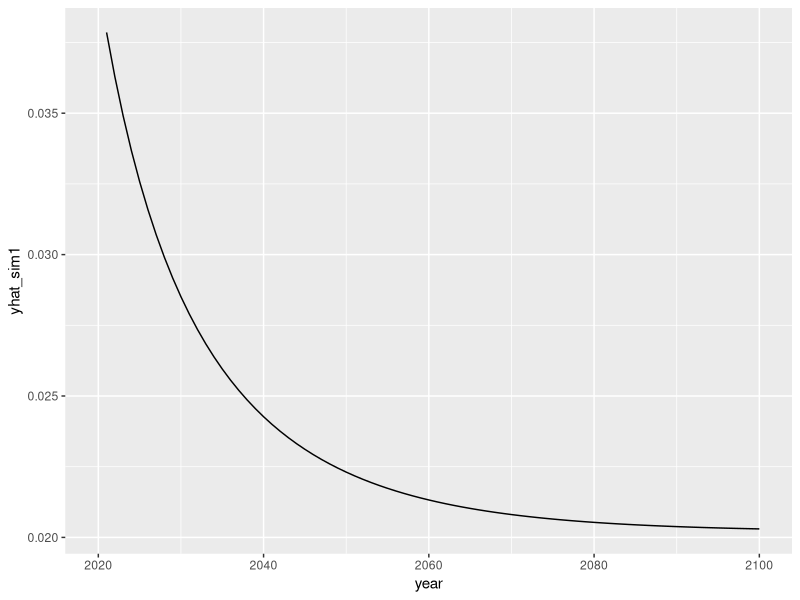

The R script that drew this image:
## ---- chunk 1
knitr::opts_chunk$set(echo = TRUE)
## ---- chunk 2
library(tidyverse)
## ---- chunk 3
# Parameters
s = .25
delta = .04
alpha = .33
n = .03
g = .02

# y_sim1 in 2017 USD (PPP), K_sim1 in mill 2017 USD (PPP), A_sim1 in index
L_0 = 45.0
K_0 = 1075795.25
A_0 = 10862.74
## ---- chunk 4
sim1 <- data.frame(year = 2020:2100,
                   L = L_0,
                   K_sim1 = K_0,
                   A_sim1 = A_0,
                   yhat_sim1 = NA,
                   Y_sim1 = K_0^alpha*(A_0*L_0)^(1-alpha),
                   y_sim1 = K_0^alpha*(A_0*L_0)^(1-alpha)/L_0)

# Start calculating values
sim1 <- sim1 %>%
  mutate(L = L_0*exp(n*(year-2020)))

for (i in 2:nrow(sim1)) {
  sim1$A_sim1[i] <- sim1$A_sim1[i-1]*exp(g)
  sim1$K_sim1[i] <- (1-delta)*sim1$K_sim1[i-1] + s*sim1$Y_sim1[i-1]
  sim1$Y_sim1[i] <- sim1$K_sim1[i]^alpha*(sim1$L[i]*sim1$A_sim1[i])^(1-alpha)
  sim1$y_sim1[i] <- sim1$Y_sim1[i]/sim1$L[i]
  sim1$yhat_sim1[i] <- (sim1$y_sim1[i]-sim1$y_sim1[i-1])/sim1$y_sim1[i-1]
}

ggplot(data = sim1, aes(x = year, y = yhat_sim1)) +
  geom_line()
## ---- chunk 5
set.seed(420)
pi <- 0.05
theta <- 0.05
year <- c(2020:2100)
W <- as.integer(lapply(runif(length(year)), function(x) ifelse(x<pi, 1, 0)))


### Expected [E] ###

sim2_E <- data.frame(year = 2020:2100,
                   W = W,
                   L = L_0,
                   K_sim2 = K_0,
                   A_sim2 = A_0,
                   yhat_sim2 = NA, 
                   pi = pi)

sim2_E <- sim2_E %>%
  mutate(L = L_0*exp(n*(year-2020)))

sim2_E <- sim2_E %>%
  mutate(Y_sim2 = K_0^alpha*(A_sim2*L_0)^(1-alpha),
                   y_sim2 = K_0^alpha*(A_sim2*L_0)^(1-alpha)/L_0)

for (i in 2:nrow(sim2_E)) {
  sim2_E$A_sim2[i] <- sim2_E$A_sim2[i-1]*exp(g)*(1-sim2_E$pi[i]*theta)
  sim2_E$K_sim2[i] <- (1-delta)*sim2_E$K_sim2[i-1] + s*sim2_E$Y_sim2[i-1]
  sim2_E$Y_sim2[i] <- sim2_E$K_sim2[i]^alpha*(sim2_E$L[i]*sim2_E$A_sim2[i])^(1-alpha)
  sim2_E$y_sim2[i] <- sim2_E$Y_sim2[i]/sim2_E$L[i]
  sim2_E$yhat_sim2[i] <- (sim2_E$y_sim2[i]-sim2_E$y_sim2[i-1])/sim2_E$y_sim2[i-1]
}


### Random realisation [RR] ###

sim2_RR <- data.frame(year = 2020:2100,
                   W = W,
                   L = L_0,
                   K_sim2 = K_0,
                   A_sim2 = A_0,
                   yhat_sim2 = NA)

sim2_RR <- sim2_RR %>%
  mutate(L = L_0*exp(n*(year-2020)))

sim2_RR <- sim2_RR %>%
  mutate( Y_sim2 = K_0^alpha*(A_sim2*L_0)^(1-alpha),
                   y_sim2 = K_0^alpha*(A_sim2*L_0)^(1-alpha)/L_0)


for (i in 2:nrow(sim2_RR)) {
  sim2_RR$A_sim2[i] <- sim2_RR$A_sim2[i-1]*exp(g)*(1-sim2_RR$W[i]*theta)
  sim2_RR$K_sim2[i] <- (1-delta)*sim2_RR$K_sim2[i-1] + s*sim2_RR$Y_sim2[i-1]
  sim2_RR$Y_sim2[i] <- sim2_RR$K_sim2[i]^alpha*(sim2_RR$L[i]*sim2_RR$A_sim2[i])^(1-alpha)
  sim2_RR$y_sim2[i] <- sim2_RR$Y_sim2[i]/sim2_RR$L[i]
  sim2_RR$yhat_sim2[i] <- (sim2_RR$y_sim2[i]-sim2_RR$y_sim2[i-1])/sim2_RR$y_sim2[i-1]
}

## ---- chunk 6

